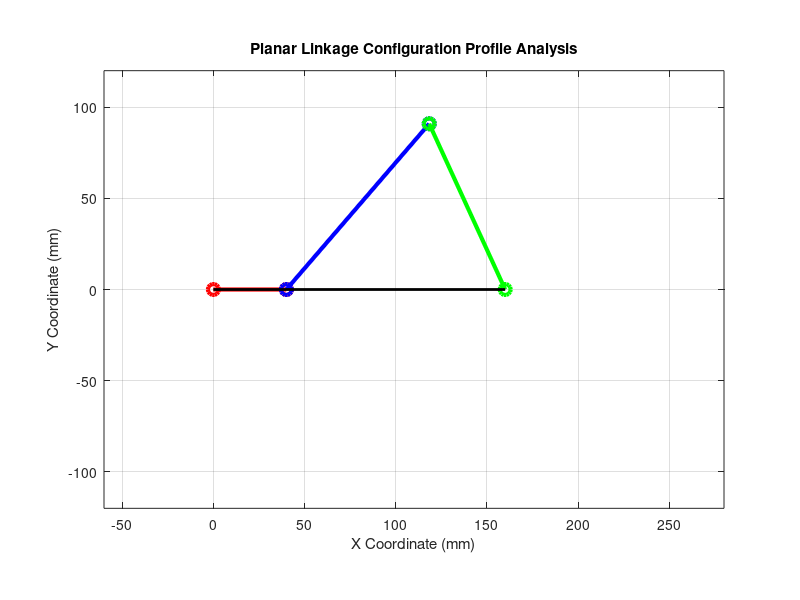
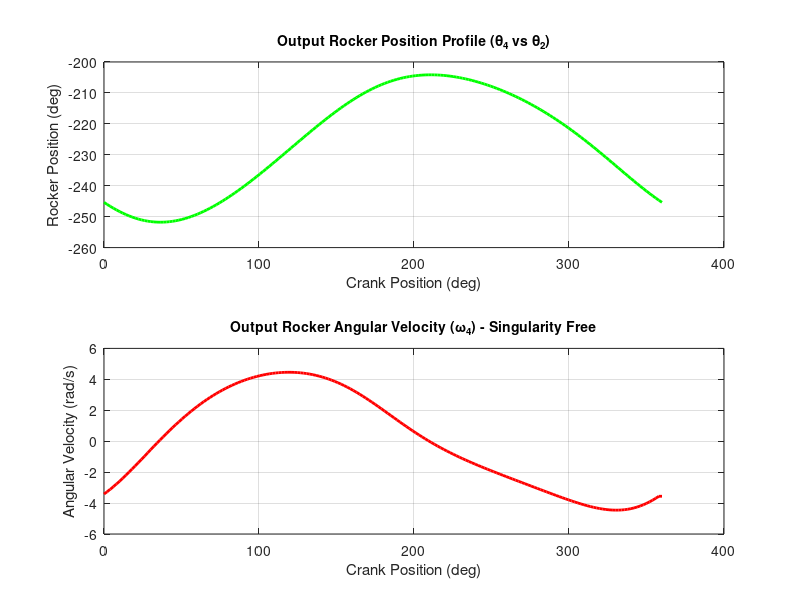

These charts were generated, in order, by the following MATLAB code:
%% 4 bar likn
% Resolves closed-loop positions via Freudenstein's analytical vector loop equations
% Implements a numerical derivative pass to bypass branch-crossover singularities

clc; clear; close all;

%% 1. Define Mechanism Link Dimensions(mm) 
l1 = 160; % Ground link (fixed base pin distance)
l2 = 40;  % Input Crank link (fully rotating link attached to motor)
l3 = 120; % Coupler link (floating connector link)
l4 = 100; % Output Rocker link (oscillating arm)
% Grashof condition check: Shortest link + Longest link <= sum of remaining links
if (l2 + l1 <= l3 + l4) 
    fprintf('>> Status: Grashof condition satisfied. Linkage will achieve continuous rotation.\n\n');
else
    fprintf('>> Warning: Non-Grashof configuration. System will lock or bind at specific limits.\n\n');
end

%% 2. Simulation Step and Domain Setup
theta2_vec = linspace(0, 2*pi, 180); % Crank rotation path from 0 to 360 degrees
omega2 = (100*2*pi)/60; % Constant input velocity of driving crank motor (rad/s)

% Pre-allocate memory arrays for fast processing
T3 = zeros(size(theta2_vec));
T4 = zeros(size(theta2_vec));

%% 3. Closed-Loop Position Tracking via Freudenstein Constants
K1 = l1/l2;
K2 = l1/l4;
K3 = (l1^2 + l2^2 - l3^2 + l4^2)/(2*l2*l4);

for i = 1:length(theta2_vec)
    t2 = theta2_vec(i);
    
    A = cos(t2) - K1 - K2*cos(t2) + K3;
    B = -2*sin(t2);
    C = K1 - (K2+1)*cos(t2) + K3;
    
    % Solve for Output Angle (theta4) using trigonometric quadratic roots
    % Utilizing open-branch configuration geometry
    T4(i) = 2 * atan2(-B - sqrt(B^2 - 4*A*C), 2*A);
    
    % Solve for Coupler Angle (theta3) using loop closure vectors
    T3(i) = atan2((l1 + l4*sin(T4(i)) - l2*sin(t2)), (l4*cos(T4(i)) - l1 - l2*cos(t2)));
end

%% 4. Graphical Real-Time Animation Window
figure('Name', '4-Bar Linkage Kinematic Simulation', 'NumberTitle', 'off');
set(gcf, 'Color', [1 1 1]);

for i = 1:length(theta2_vec)
    t2 = theta2_vec(i); t3 = T3(i); t4 = T4(i);
    
    % Joint pin coordinate mapping
    xA = l2*cos(t2);          yA = l2*sin(t2);          % Crank pin (A)
    xB = l1 + l4*cos(t4);     yB = l4*sin(t4);          % Rocker pin (B)
    
    % Clear and plot current physical links configuration layout
    plot([0, xA], [0, yA], 'r-o', 'LineWidth', 3, 'MarkerSize', 8); hold on; % Crank (Red)
    plot([xA, xB], [yA, yB], 'b-o', 'LineWidth', 3, 'MarkerSize', 8);        % Coupler (Blue)
    plot([l1, xB], [0, yB], 'g-o', 'LineWidth', 3, 'MarkerSize', 8);         % Rocker (Green)
    plot([0, l1], [0, 0], 'k-', 'LineWidth', 2);                             % Ground Frame (Black)
    
    % Format viewing window parameters dynamically based on sizing
    axis equal;
    grid on;
    xlim([-l2-20, l1+l4+20]); ylim([-l4-20, l4+20]);
    title('Planar Linkage Configuration Profile Analysis', 'FontSize', 11);
    xlabel('X Coordinate (mm)'); ylabel('Y Coordinate (mm)');
    
    drawnow; 
    if i < length(theta2_vec), clf; end 
end

%% 5. Kinematic Performance Plotting (Singularity-Free Update)
figure('Name', 'Output Kinematics Workspace Profile', 'NumberTitle', 'off');
set(gcf, 'Color', [1 1 1]);
subplot(2,1,1);
plot(rad2deg(theta2_vec), rad2deg(T4), 'g-', 'LineWidth', 2);
title('Output Rocker Position Profile (\theta_4 vs \theta_2)', 'FontSize', 10);
xlabel('Crank Position (deg)'); ylabel('Rocker Position (deg)'); grid on;
subplot(2,1,2);

% Calculate instantaneous change in rocker position over crank displacement interval
dTheta4 = diff(T4);
dTheta2 = diff(theta2_vec);
omega4_numerical = (dTheta4 ./ dTheta2) * omega2;

% Pad the final array vector element to match the baseline x-axis dimensions
omega4_numerical = [omega4_numerical, omega4_numerical(end)];

plot(rad2deg(theta2_vec), omega4_numerical, 'r-', 'LineWidth', 2);
title('Output Rocker Angular Velocity (\omega_4) - Singularity Free', 'FontSize', 10);
xlabel('Crank Position (deg)'); ylabel('Angular Velocity (rad/s)'); grid on;
